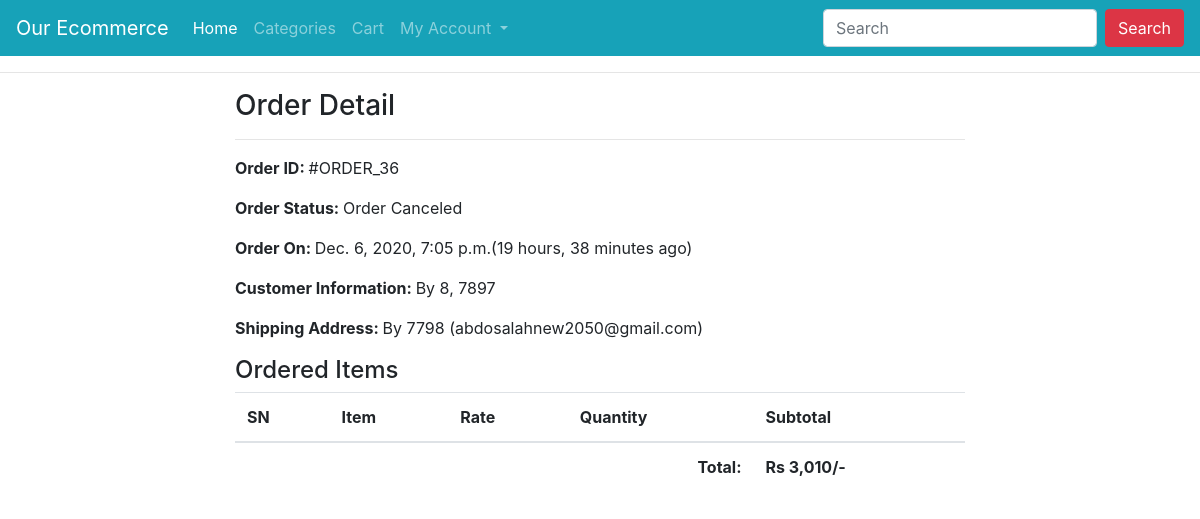
The page /profile/order-36/ (signed in) on the database its author committed.
### ecomapp/models.py (models this page shows, shortened)
class Order(models.Model):
    cart = models.OneToOneField(Cart, on_delete=models.CASCADE)
    ordered_by = models.CharField(max_length=200)
    shipping_address = models.CharField(max_length=200)
    mobile = models.CharField(max_length=10)
    email = models.EmailField(null=True, blank=True)
    subtotal = models.PositiveIntegerField()
    discount = models.PositiveIntegerField()
    total = models.PositiveIntegerField()
    order_status = models.CharField(max_length=50, choices=ORDER_STATUS)
    created_at = models.DateTimeField(auto_now_add=True)
    payment_method = models.CharField(
        max_length=20, choices=METHOD, default="Cash On Delivery")
    payment_completed = models.BooleanField(
        default=False, null=True, blank=True)

### ecomapp/views.py (the view)
# urls.py: path("profile/order-<int:pk>/", CustomerOrderDetailView.as_view(),
class CustomerOrderDetailView(DetailView):
    template_name = "customerorderdetail.html"
    model = Order
    context_object_name = "ord_obj"
    def dispatch(self, request, *args, **kwargs):
        if request.user.is_authenticated and Customer.objects.filter(user=request.user).exists():
            order_id = self.kwargs["pk"]
            order = Order.objects.get(id=order_id)
            if request.user.customer != order.cart.customer:
                return redirect("ecomapp:customerprofile")
        else:
            return redirect("/login/?next=/profile/")
        return super().dispatch(request, *args, **kwargs)

### templates/customerorderdetail.html (shortened to what this page needs)
{% extends "base.html" %}
{% load humanize %}
{% block content %}
<div class="container">
    <div class="row">
        <div class="col-md-8 mx-auto">
            <h3>Order Detail</h3><hr>
            <p><span class="font-weight-bold">Order ID: </span> #ORDER_{{ord_obj.id}}</p>
            <p><span class="font-weight-bold">Order Status: </span> {{ord_obj.order_status}}</p>
            <p><span class="font-weight-bold">Order On: </span> {{ord_obj.created_at}}({{ord_obj.created_at|timesince}} ago)</p>
            <p><span class="font-weight-bold">Customer Information: </span> By {{ord_obj.ordered_by}}, {{ord_obj.mobile}}</p>
            <p><span class="font-weight-bold">Shipping Address: </span> By {{ord_obj.shipping_address}} ({{ord_obj.email}})</p>
            <h4>Ordered Items</h4>
            <table class="table">
                <thead>
                    <tr>
                        <th>SN</th>
                        <th>Item</th>
                        <th>Rate</th>
                        <th>Quantity</th>
                        <th>Subtotal</th>
                    </tr>
                </thead>
                <tbody>
                    <tr>
                        <th colspan="4" class="text-right">Total: </th>
                        <th>Rs {{ord_obj.total|intcomma}}/-</th>
                    </tr>
                </tbody>
            </table>
        </div>
    </div>
</div>
{% endblock %}

### rows shown on the page
Order: id "36", order_status "Order Canceled", created_at "Dec. 6, 2020, 7:05 p.m.", created_at "19 hours, 38 minutes", ordered_by "8", mobile "7897", shipping_address "7798", email "abdosalahnew2050@gmail.com", total "3,010"
